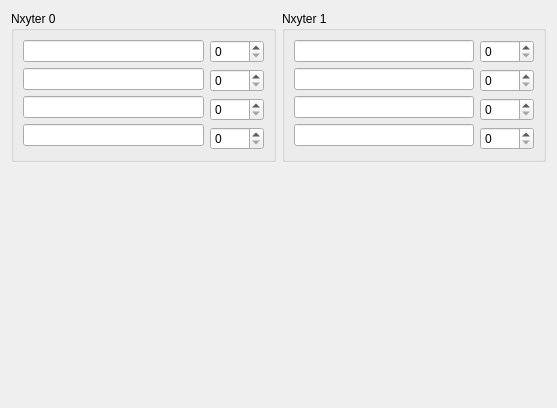
<?xml version="1.0" encoding="UTF-8"?>
<ui version="4.0">
 <class>NyxorDACWidget</class>
 <widget class="QWidget" name="NyxorDACWidget">
  <property name="geometry">
   <rect>
    <x>0</x>
    <y>0</y>
    <width>557</width>
    <height>408</height>
   </rect>
  </property>
  <property name="windowTitle">
   <string>Form</string>
  </property>
  <layout class="QGridLayout" name="gridLayout_3">
   <item row="0" column="0">
    <layout class="QHBoxLayout" name="horizontalLayout">
     <item>
      <widget class="QGroupBox" name="NX0groupBox">
       <property name="title">
        <string>Nxyter 0</string>
       </property>
       <layout class="QGridLayout" name="gridLayout">
        <item row="0" column="0">
         <layout class="QVBoxLayout" name="verticalLayout">
          <item>
           <widget class="QLineEdit" name="NX0_DAC0_lineEdit">
            <property name="toolTip">
             <string>External DAC 0 value for nxyter 0</string>
            </property>
           </widget>
          </item>
          <item>
           <widget class="QLineEdit" name="NX0_DAC1_lineEdit">
            <property name="toolTip">
             <string>External DAC 1 value for nxyter 0</string>
            </property>
           </widget>
          </item>
          <item>
           <widget class="QLineEdit" name="NX0_DAC2_lineEdit">
            <property name="toolTip">
             <string>External DAC 2 value for nxyter 0</string>
            </property>
           </widget>
          </item>
          <item>
           <widget class="QLineEdit" name="NX0_DAC3_lineEdit">
            <property name="toolTip">
             <string>External DAC 3 value for nxyter 0</string>
            </property>
           </widget>
          </item>
         </layout>
        </item>
        <item row="0" column="1">
         <layout class="QVBoxLayout" name="verticalLayout_2">
          <item>
           <widget class="QSpinBox" name="NX0_DAC0_spinBox">
            <property name="toolTip">
             <string>External DAC 0 value for nxyter 0</string>
            </property>
            <property name="maximum">
             <number>4095</number>
            </property>
           </widget>
          </item>
          <item>
           <widget class="QSpinBox" name="NX0_DAC1_spinBox">
            <property name="toolTip">
             <string>External DAC 1 value for nxyter 0</string>
            </property>
            <property name="maximum">
             <number>4095</number>
            </property>
           </widget>
          </item>
          <item>
           <widget class="QSpinBox" name="NX0_DAC2_spinBox">
            <property name="toolTip">
             <string>External DAC 2 value for nxyter 0</string>
            </property>
            <property name="maximum">
             <number>4095</number>
            </property>
           </widget>
          </item>
          <item>
           <widget class="QSpinBox" name="NX0_DAC3_spinBox">
            <property name="toolTip">
             <string>External DAC 3 value for nxyter 0</string>
            </property>
            <property name="maximum">
             <number>4095</number>
            </property>
           </widget>
          </item>
         </layout>
        </item>
       </layout>
      </widget>
     </item>
     <item>
      <widget class="QGroupBox" name="NX1groupBox">
       <property name="title">
        <string>Nxyter 1</string>
       </property>
       <layout class="QGridLayout" name="gridLayout_2">
        <item row="0" column="0">
         <layout class="QVBoxLayout" name="verticalLayout_3">
          <item>
           <widget class="QLineEdit" name="NX1_DAC0_lineEdit">
            <property name="toolTip">
             <string>External DAC 0 value for nxyter 1</string>
            </property>
           </widget>
          </item>
          <item>
           <widget class="QLineEdit" name="NX1_DAC1_lineEdit">
            <property name="toolTip">
             <string>External DAC 1 value for nxyter 1</string>
            </property>
           </widget>
          </item>
          <item>
           <widget class="QLineEdit" name="NX1_DAC2_lineEdit">
            <property name="toolTip">
             <string>External DAC 2 value for nxyter 1</string>
            </property>
           </widget>
          </item>
          <item>
           <widget class="QLineEdit" name="NX1_DAC3_lineEdit">
            <property name="toolTip">
             <string>External DAC 3 value for nxyter 1</string>
            </property>
           </widget>
          </item>
         </layout>
        </item>
        <item row="0" column="1">
         <layout class="QVBoxLayout" name="verticalLayout_4">
          <item>
           <widget class="QSpinBox" name="NX1_DAC0_spinBox">
            <property name="toolTip">
             <string>External DAC 0 value for nxyter 1</string>
            </property>
            <property name="maximum">
             <number>4095</number>
            </property>
           </widget>
          </item>
          <item>
           <widget class="QSpinBox" name="NX1_DAC1_spinBox">
            <property name="toolTip">
             <string>External DAC 1 value for nxyter 1</string>
            </property>
            <property name="maximum">
             <number>4095</number>
            </property>
           </widget>
          </item>
          <item>
           <widget class="QSpinBox" name="NX1_DAC2_spinBox">
            <property name="toolTip">
             <string>External DAC 2 value for nxyter 1</string>
            </property>
            <property name="maximum">
             <number>4095</number>
            </property>
           </widget>
          </item>
          <item>
           <widget class="QSpinBox" name="NX1_DAC3_spinBox">
            <property name="toolTip">
             <string>External DAC 3 value for nxyter 1</string>
            </property>
            <property name="maximum">
             <number>4095</number>
            </property>
           </widget>
          </item>
         </layout>
        </item>
       </layout>
      </widget>
     </item>
    </layout>
   </item>
   <item row="1" column="0">
    <spacer name="verticalSpacer">
     <property name="orientation">
      <enum>Qt::Vertical</enum>
     </property>
     <property name="sizeHint" stdset="0">
      <size>
       <width>20</width>
       <height>240</height>
      </size>
     </property>
    </spacer>
   </item>
  </layout>
 </widget>
 <resources/>
 <connections/>
</ui>
